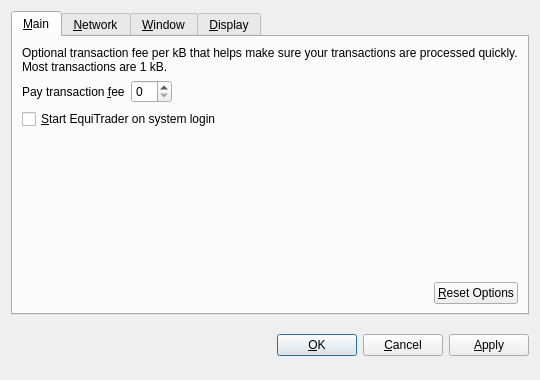
<?xml version="1.0" encoding="UTF-8"?>
<ui version="4.0">
 <class>OptionsDialog</class>
 <widget class="QDialog" name="OptionsDialog">
  <property name="geometry">
   <rect>
    <x>0</x>
    <y>0</y>
    <width>540</width>
    <height>380</height>
   </rect>
  </property>
  <property name="windowTitle">
   <string>Options</string>
  </property>
  <property name="modal">
   <bool>true</bool>
  </property>
  <layout class="QVBoxLayout" name="verticalLayout">
   <item>
    <widget class="QTabWidget" name="tabWidget">
     <property name="tabPosition">
      <enum>QTabWidget::North</enum>
     </property>
     <property name="currentIndex">
      <number>0</number>
     </property>
     <widget class="QWidget" name="tabMain">
      <attribute name="title">
       <string>&amp;Main</string>
      </attribute>
      <layout class="QVBoxLayout" name="verticalLayout_Main">
       <item>
        <widget class="QLabel" name="transactionFeeInfoLabel">
         <property name="text">
          <string>Optional transaction fee per kB that helps make sure your transactions are processed quickly. Most transactions are 1 kB.</string>
         </property>
         <property name="textFormat">
          <enum>Qt::PlainText</enum>
         </property>
         <property name="wordWrap">
          <bool>true</bool>
         </property>
        </widget>
       </item>
       <item>
        <layout class="QHBoxLayout" name="horizontalLayout_1_Main">
         <item>
          <widget class="QLabel" name="transactionFeeLabel">
           <property name="text">
            <string>Pay transaction &amp;fee</string>
           </property>
           <property name="textFormat">
            <enum>Qt::PlainText</enum>
           </property>
           <property name="buddy">
            <cstring>transactionFee</cstring>
           </property>
          </widget>
         </item>
         <item>
          <widget class="BitcoinAmountField" name="transactionFee"/>
         </item>
         <item>
          <spacer name="horizontalSpacer_1_Main">
           <property name="orientation">
            <enum>Qt::Horizontal</enum>
           </property>
           <property name="sizeHint" stdset="0">
            <size>
             <width>40</width>
             <height>20</height>
            </size>
           </property>
          </spacer>
         </item>
        </layout>
       </item>
       <item>
        <widget class="QCheckBox" name="bitcoinAtStartup">
         <property name="toolTip">
          <string>Automatically start EquiTrader after logging in to the system.</string>
         </property>
         <property name="text">
          <string>&amp;Start EquiTrader on system login</string>
         </property>
        </widget>
       </item>
       <item>
        <spacer name="verticalSpacer_Main">
         <property name="orientation">
          <enum>Qt::Vertical</enum>
         </property>
         <property name="sizeHint" stdset="0">
          <size>
           <width>20</width>
           <height>40</height>
          </size>
         </property>
        </spacer>
       </item>
       <item>
        <layout class="QHBoxLayout" name="horizontalLayout_2_Main">
         <item>
          <spacer name="horizontalSpacer_2_Main">
           <property name="orientation">
            <enum>Qt::Horizontal</enum>
           </property>
           <property name="sizeHint" stdset="0">
            <size>
             <width>40</width>
             <height>20</height>
            </size>
           </property>
          </spacer>
         </item>
         <item>
          <widget class="QPushButton" name="resetButton">
           <property name="toolTip">
            <string>Reset all client options to default.</string>
           </property>
           <property name="text">
            <string>&amp;Reset Options</string>
           </property>
           <property name="autoDefault">
            <bool>false</bool>
           </property>
          </widget>
         </item>
        </layout>
       </item>
      </layout>
     </widget>
     <widget class="QWidget" name="tabNetwork">
      <attribute name="title">
       <string>&amp;Network</string>
      </attribute>
      <layout class="QVBoxLayout" name="verticalLayout_Network">
       <item>
        <widget class="QCheckBox" name="mapPortUpnp">
         <property name="toolTip">
          <string>Automatically open the EquiTrader client port on the router. This only works when your router supports UPnP and it is enabled.</string>
         </property>
         <property name="text">
          <string>Map port using &amp;UPnP</string>
         </property>
        </widget>
       </item>
       <item>
        <widget class="QCheckBox" name="connectSocks">
         <property name="toolTip">
          <string>Connect to the EquiTrader network through a SOCKS proxy (e.g. when connecting through Tor).</string>
         </property>
         <property name="text">
          <string>&amp;Connect through SOCKS proxy:</string>
         </property>
        </widget>
       </item>
       <item>
        <layout class="QHBoxLayout" name="horizontalLayout_Network">
         <item>
          <widget class="QLabel" name="proxyIpLabel">
           <property name="text">
            <string>Proxy &amp;IP:</string>
           </property>
           <property name="textFormat">
            <enum>Qt::PlainText</enum>
           </property>
           <property name="buddy">
            <cstring>proxyIp</cstring>
           </property>
          </widget>
         </item>
         <item>
          <widget class="QValidatedLineEdit" name="proxyIp">
           <property name="maximumSize">
            <size>
             <width>140</width>
             <height>16777215</height>
            </size>
           </property>
           <property name="toolTip">
            <string>IP address of the proxy (e.g. 127.0.0.1)</string>
           </property>
          </widget>
         </item>
         <item>
          <widget class="QLabel" name="proxyPortLabel">
           <property name="text">
            <string>&amp;Port:</string>
           </property>
           <property name="textFormat">
            <enum>Qt::PlainText</enum>
           </property>
           <property name="buddy">
            <cstring>proxyPort</cstring>
           </property>
          </widget>
         </item>
         <item>
          <widget class="QLineEdit" name="proxyPort">
           <property name="maximumSize">
            <size>
             <width>55</width>
             <height>16777215</height>
            </size>
           </property>
           <property name="toolTip">
            <string>Port of the proxy (e.g. 9050)</string>
           </property>
          </widget>
         </item>
         <item>
          <widget class="QLabel" name="socksVersionLabel">
           <property name="text">
            <string>SOCKS &amp;Version:</string>
           </property>
           <property name="textFormat">
            <enum>Qt::PlainText</enum>
           </property>
           <property name="buddy">
            <cstring>socksVersion</cstring>
           </property>
          </widget>
         </item>
         <item>
          <widget class="QValueComboBox" name="socksVersion">
           <property name="toolTip">
            <string>SOCKS version of the proxy (e.g. 5)</string>
           </property>
          </widget>
         </item>
         <item>
          <spacer name="horizontalSpacer_Network">
           <property name="orientation">
            <enum>Qt::Horizontal</enum>
           </property>
           <property name="sizeHint" stdset="0">
            <size>
             <width>40</width>
             <height>20</height>
            </size>
           </property>
          </spacer>
         </item>
        </layout>
       </item>
       <item>
        <spacer name="verticalSpacer_Network">
         <property name="orientation">
          <enum>Qt::Vertical</enum>
         </property>
         <property name="sizeHint" stdset="0">
          <size>
           <width>20</width>
           <height>40</height>
          </size>
         </property>
        </spacer>
       </item>
      </layout>
     </widget>
     <widget class="QWidget" name="tabWindow">
      <attribute name="title">
       <string>&amp;Window</string>
      </attribute>
      <layout class="QVBoxLayout" name="verticalLayout_Window">
       <item>
        <widget class="QCheckBox" name="minimizeToTray">
         <property name="toolTip">
          <string>Show only a tray icon after minimizing the window.</string>
         </property>
         <property name="text">
          <string>&amp;Minimize to the tray instead of the taskbar</string>
         </property>
        </widget>
       </item>
       <item>
        <widget class="QCheckBox" name="minimizeOnClose">
         <property name="toolTip">
          <string>Minimize instead of exit the application when the window is closed. When this option is enabled, the application will be closed only after selecting Quit in the menu.</string>
         </property>
         <property name="text">
          <string>M&amp;inimize on close</string>
         </property>
        </widget>
       </item>
       <item>
        <spacer name="verticalSpacer_Window">
         <property name="orientation">
          <enum>Qt::Vertical</enum>
         </property>
         <property name="sizeHint" stdset="0">
          <size>
           <width>20</width>
           <height>40</height>
          </size>
         </property>
        </spacer>
       </item>
      </layout>
     </widget>
     <widget class="QWidget" name="tabDisplay">
      <attribute name="title">
       <string>&amp;Display</string>
      </attribute>
      <layout class="QVBoxLayout" name="verticalLayout_Display">
       <item>
        <layout class="QHBoxLayout" name="horizontalLayout_1_Display">
         <item>
          <widget class="QLabel" name="langLabel">
           <property name="text">
            <string>User Interface &amp;language:</string>
           </property>
           <property name="textFormat">
            <enum>Qt::PlainText</enum>
           </property>
           <property name="buddy">
            <cstring>lang</cstring>
           </property>
          </widget>
         </item>
         <item>
          <widget class="QValueComboBox" name="lang">
           <property name="toolTip">
            <string>The user interface language can be set here. This setting will take effect after restarting EquiTrader.</string>
           </property>
          </widget>
         </item>
        </layout>
       </item>
       <item>
        <layout class="QHBoxLayout" name="horizontalLayout_2_Display">
         <item>
          <widget class="QLabel" name="unitLabel">
           <property name="text">
            <string>&amp;Unit to show amounts in:</string>
           </property>
           <property name="textFormat">
            <enum>Qt::PlainText</enum>
           </property>
           <property name="buddy">
            <cstring>unit</cstring>
           </property>
          </widget>
         </item>
         <item>
          <widget class="QValueComboBox" name="unit">
           <property name="toolTip">
            <string>Choose the default subdivision unit to show in the interface and when sending coins.</string>
           </property>
          </widget>
         </item>
        </layout>
       </item>
       <item>
        <widget class="QCheckBox" name="displayAddresses">
         <property name="toolTip">
          <string>Whether to show EquiTrader addresses in the transaction list or not.</string>
         </property>
         <property name="text">
          <string>&amp;Display addresses in transaction list</string>
         </property>
        </widget>
       </item>
       <item>
        <spacer name="verticalSpacer_Display">
         <property name="orientation">
          <enum>Qt::Vertical</enum>
         </property>
         <property name="sizeHint" stdset="0">
          <size>
           <width>20</width>
           <height>40</height>
          </size>
         </property>
        </spacer>
       </item>
      </layout>
     </widget>
    </widget>
   </item>
   <item>
    <layout class="QHBoxLayout" name="horizontalLayout_Buttons">
     <item>
      <spacer name="horizontalSpacer_1">
       <property name="orientation">
        <enum>Qt::Horizontal</enum>
       </property>
       <property name="sizeHint" stdset="0">
        <size>
         <width>40</width>
         <height>48</height>
        </size>
       </property>
      </spacer>
     </item>
     <item>
      <widget class="QLabel" name="statusLabel">
       <property name="font">
        <font>
         <weight>75</weight>
         <bold>true</bold>
        </font>
       </property>
       <property name="text">
        <string/>
       </property>
       <property name="textFormat">
        <enum>Qt::PlainText</enum>
       </property>
       <property name="wordWrap">
        <bool>true</bool>
       </property>
      </widget>
     </item>
     <item>
      <spacer name="horizontalSpacer_2">
       <property name="orientation">
        <enum>Qt::Horizontal</enum>
       </property>
       <property name="sizeHint" stdset="0">
        <size>
         <width>40</width>
         <height>48</height>
        </size>
       </property>
      </spacer>
     </item>
     <item>
      <widget class="QPushButton" name="okButton">
       <property name="text">
        <string>&amp;OK</string>
       </property>
      </widget>
     </item>
     <item>
      <widget class="QPushButton" name="cancelButton">
       <property name="text">
        <string>&amp;Cancel</string>
       </property>
       <property name="autoDefault">
        <bool>false</bool>
       </property>
      </widget>
     </item>
     <item>
      <widget class="QPushButton" name="applyButton">
       <property name="text">
        <string>&amp;Apply</string>
       </property>
       <property name="autoDefault">
        <bool>false</bool>
       </property>
      </widget>
     </item>
    </layout>
   </item>
  </layout>
 </widget>
 <customwidgets>
  <customwidget>
   <class>BitcoinAmountField</class>
   <extends>QSpinBox</extends>
   <header>bitcoinamountfield.h</header>
  </customwidget>
  <customwidget>
   <class>QValueComboBox</class>
   <extends>QComboBox</extends>
   <header>qvaluecombobox.h</header>
  </customwidget>
  <customwidget>
   <class>QValidatedLineEdit</class>
   <extends>QLineEdit</extends>
   <header>qvalidatedlineedit.h</header>
  </customwidget>
 </customwidgets>
 <resources/>
 <connections/>
</ui>
